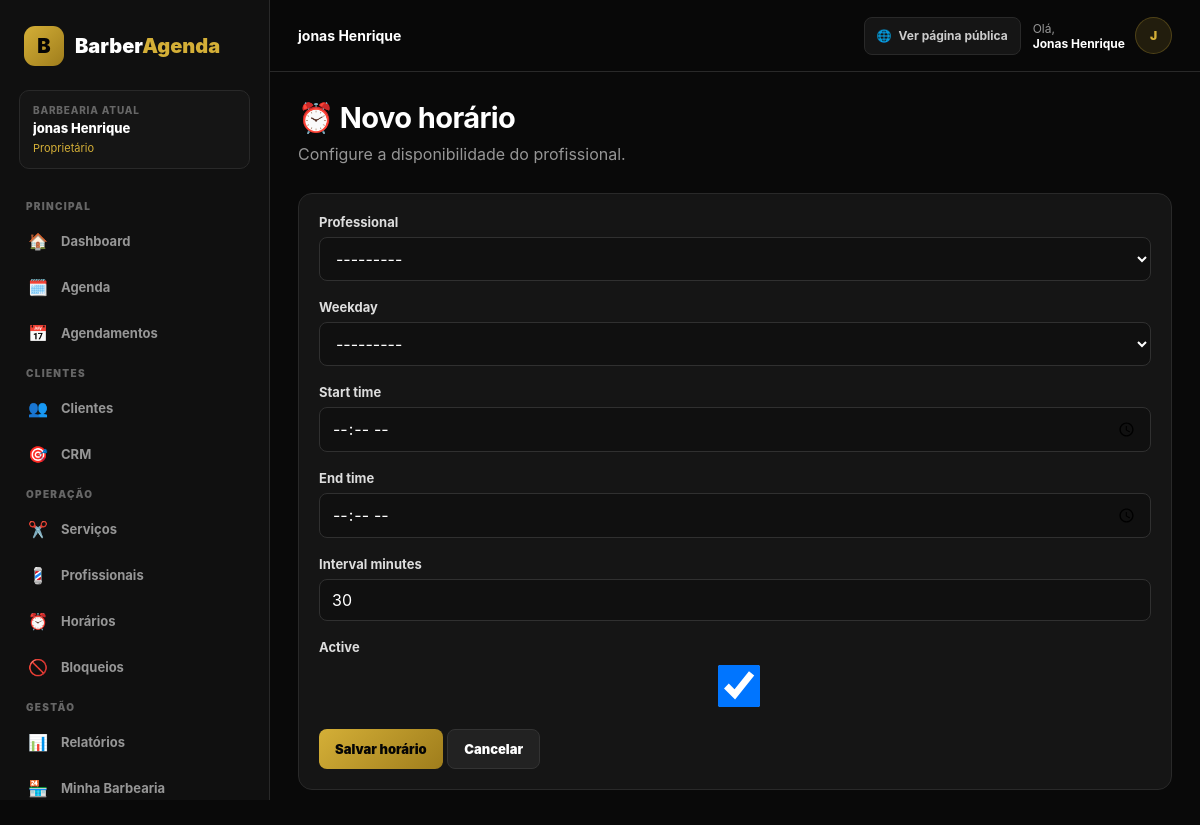
The page /dashboard/horarios/novo/ (signed in) on the database its author committed.
### apps/barbershops/models.py (models this page shows, shortened)
class Barbershop(models.Model):
    name = models.CharField(
        max_length=150,
    )
    slug = models.SlugField(
        unique=True,
    )
    phone = models.CharField(
        max_length=20,
        blank=True,
    )
    whatsapp = models.CharField(
        max_length=20,
        blank=True,
    )
    address = models.CharField(
        max_length=255,
        blank=True,
    )
    city = models.CharField(
        max_length=100,
        blank=True,
    )
    state = models.CharField(
        max_length=2,
        blank=True,
    )
    logo = models.ImageField(
        upload_to="barbershops/",
        blank=True,
        null=True,
    )
    active = models.BooleanField(
        default=True,
    )
    created_at = models.DateTimeField(
        auto_now_add=True,
    )
    updated_at = models.DateTimeField(
        auto_now=True,
    )

### apps/accounts/models.py (models this page shows, shortened)
class Membership(models.Model):
    ROLE_DEV = "dev"
    ROLE_OWNER = "owner"
    ROLE_MANAGER = "manager"
    ROLE_RECEPTIONIST = "receptionist"
    ROLE_PROFESSIONAL = "professional"
    ROLE_CHOICES = [
        (ROLE_DEV, "Dev"),
        (ROLE_OWNER, "Proprietário"),
        (ROLE_MANAGER, "Gerente"),
        (ROLE_RECEPTIONIST, "Recepcionista"),
        (ROLE_PROFESSIONAL, "Profissional"),
    ]
    user = models.ForeignKey(
        settings.AUTH_USER_MODEL,
        on_delete=models.CASCADE,
        related_name="memberships",
    )
    barbershop = models.ForeignKey(
        Barbershop,
        on_delete=models.CASCADE,
        related_name="memberships",
    )
    role = models.CharField(
        max_length=30,
        choices=ROLE_CHOICES,
    )
    active = models.BooleanField(
        default=True,
    )
    created_at = models.DateTimeField(
        auto_now_add=True,
    )
    updated_at = models.DateTimeField(
        auto_now=True,
    )
    class Meta:
        constraints = [
            models.UniqueConstraint(
                fields=[
                    "user",
                    "barbershop",
                ],
                name="unique_membership",
            )
        ]
    @property
    def is_dev(self):
        return self.role == self.ROLE_DEV
    @property
    def can_manage_barbershop(self):
        return self.role in {
            "dev",
            "owner",
            "manager",
        }
    @property
    def can_manage_professionals(self):
        return self.role in {
            "dev",
            "owner",
            "manager",
        }
    @property
    def can_manage_subscription(self):
        return self.role in {
            "dev",
            "owner",
        }

### apps/dashboard/views.py (the view, shortened to what this page needs)
@login_required
@barbershop_required
@permission_required(
    "can_manage_professionals"
)
def schedule_create(request):
    form = WorkScheduleForm(
        request.POST or None,
        barbershop=request.barbershop,
    )
    return render(
        request,
        "dashboard/schedule_form.html",
        {
            "form": form,
            "title": "Novo horário",
            "button_text": "Criar horário",
        },
    )

### apps/dashboard/templates/dashboard/schedule_form.html (shortened to what this page needs)
{% extends "dashboard/base_dashboard.html" %}
{% block content %}
<div class="page-header">
    <div>
        <h1>⏰ {{ title }}</h1>
        <p>Configure a disponibilidade do profissional.</p>
    </div>
</div>
<div class="panel">
    <div class="panel-body">
        <form method="post">
            {% for field in form %}
                <div class="form-group">
                    <label>
                        {{ field.label }}
                    </label>
                    {{ field }}
                </div>
            {% endfor %}
            <button class="btn" type="submit">
                Salvar horário
            </button>
            <a href="{% url 'dashboard:schedules' %}" class="btn btn-secondary">
                Cancelar
            </a>
        </form>
    </div>
</div>
{% endblock %}

### apps/dashboard/templates/dashboard/base_dashboard.html (shortened to what this page needs)
<!DOCTYPE html>
<html lang="pt-BR">
<head>
</head>
<body>
<div class="dashboard-layout">
    <aside
        class="sidebar"
        id="sidebar"
    >
        <a
            href="{% url 'dashboard:home' %}"
            class="logo"
        >
            <div class="logo-icon">
                B
            </div>
            <div>
                Barber<span>Agenda</span>
            </div>
        </a>
        {% if request.barbershop %}
            <div class="sidebar-business">
                <div class="sidebar-business-label">
                    Barbearia atual
                </div>
                <div class="sidebar-business-name">
                    {{ request.barbershop.name }}
                </div>
                {% if request.membership %}
                    <div class="sidebar-role">
                        {% if request.user.is_superuser %}
                            💻 Dev
                        {% else %}
                            {{ request.membership.get_role_display }}
                        {% endif %}
                    </div>
                {% endif %}
            </div>
        {% endif %}
        <div class="sidebar-title">
            Principal
        </div>
        <nav class="menu">
            <a
                href="{% url 'dashboard:home' %}"
                class="menu-link
                "
            >
                <span class="menu-icon">🏠</span>
                Dashboard
            </a>
            <a
                href="{% url 'dashboard:agenda' %}"
                class="menu-link
                "
            >
                <span class="menu-icon">🗓️</span>
                Agenda
            </a>
            <a
                href="{% url 'dashboard:bookings' %}"
                class="menu-link
                "
            >
                <span class="menu-icon">📅</span>
                Agendamentos
            </a>
        </nav>
        <div class="sidebar-title">
            Clientes
        </div>
        <nav class="menu">
            <a
                href="{% url 'dashboard:customers' %}"
                class="menu-link
                "
            >
                <span class="menu-icon">👥</span>
                Clientes
            </a>
            <a
                href="{% url 'dashboard:crm' %}"
                class="menu-link
                "
            >
                <span class="menu-icon">🎯</span>
                CRM
            </a>
        </nav>
        <div class="sidebar-title">
            Operação
        </div>
        <nav class="menu">
            <a
                href="{% url 'dashboard:services' %}"
                class="menu-link
                "
            >
                <span class="menu-icon">✂️</span>
                Serviços
            </a>
            <a
                href="{% url 'dashboard:professionals' %}"
                class="menu-link
                "
            >
                <span class="menu-icon">💈</span>
                Profissionais
            </a>
            <a
                href="{% url 'dashboard:schedules' %}"
                class="menu-link
                "
            >
                <span class="menu-icon">⏰</span>
                Horários
            </a>
            <a
                href="{% url 'dashboard:blocks' %}"
                class="menu-link
                "
            >
                <span class="menu-icon">🚫</span>
                Bloqueios
            </a>
        </nav>
        <div class="sidebar-title">
            Gestão
        </div>
        <nav class="menu">
            <a
                href="{% url 'dashboard:reports' %}"
                class="menu-link
                "
            >
                <span class="menu-icon">📊</span>
                Relatórios
            </a>
            {% if request.user.is_superuser or request.membership.can_manage_barbershop %}
                <a
                    href="{% url 'dashboard:barbershop_settings' %}"
                    class="menu-link
                    "
                >
                    <span class="menu-icon">🏪</span>
                    Minha Barbearia
                </a>
            {% endif %}
        </nav>
    </aside>
    <main class="main">
        <header class="topbar">
            <div class="topbar-left">
                <div class="topbar-title">
                    {% if request.barbershop %}
                        {{ request.barbershop.name }}
                    {% else %}
                        Painel da Barbearia
                    {% endif %}
                </div>
            </div>
            <div class="topbar-actions">
                {% if request.barbershop %}
                    <a
                        href="/b/{{ request.barbershop.slug }}/"
                        target="_blank"
                        class="public-page-button"
                    >
                        🌐
                        <span>
                            Ver página pública
                        </span>
                    </a>
                {% endif %}
                <div class="topbar-user">
                    <div class="topbar-user-text">
                        Olá,
                        <strong>
                            {% if request.user.first_name %}
                                {{ request.user.first_name }}
                            {% else %}
                                {{ request.user.username }}
                            {% endif %}
                        </strong>
                    </div>
                    <div class="user-avatar">
                        {% if request.user.first_name %}
                            {{ request.user.first_name|first|upper }}
                        {% else %}
                            {{ request.user.username|first|upper }}
                        {% endif %}
                    </div>
                </div>
            </div>
        </header>
        <div class="content">
            {% block content %}
            {% endblock %}
        </div>
    </main>
</div>
</body>
</html>

### rows shown on the page
Barbershop: barbershop.name "jonas Henrique"
Membership: membership.role "Proprietário"

### other values the page prints
{{ request.user.first_name }} "Jonas Henrique"
{{ request.user.first_name|first|upper }} "J"
{{ title }} "Novo horário"
{{ field.label }} "Professional" "Weekday" "Start time" "End time" "Interval minutes" "Active"
